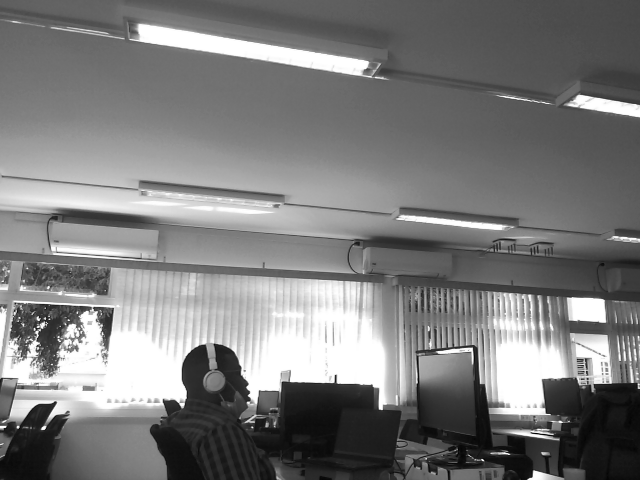
#> input picture Image Histogram Equalize/image_3_3.png, 640 x 480 px
$ python plot_equilize.py
#> lines starting #> are read from the running program, lines starting #| are printed output that depends on the picture
import matplotlib
import matplotlib.pyplot as plt
import numpy as np

from skimage import data, img_as_float
from skimage import exposure


matplotlib.rcParams['font.size'] = 8


def plot_img_and_hist(image, axes, bins=256):
    """Plot an image along with its histogram and cumulative histogram.

    """
    image = img_as_float(image)
    ax_img, ax_hist = axes
    ax_cdf = ax_hist.twinx()

    # Display image
    ax_img.imshow(image, cmap=plt.cm.gray)
    ax_img.set_axis_off()

    # Display histogram
    ax_hist.hist(image.ravel(), bins=bins, histtype='step', color='black')
    ax_hist.ticklabel_format(axis='y', style='scientific', scilimits=(0, 0))
    ax_hist.set_xlabel('Pixel intensity')
    ax_hist.set_xlim(0, 1)
    ax_hist.set_yticks([])

    # Display cumulative distribution
    img_cdf, bins = exposure.cumulative_distribution(image, bins)
    ax_cdf.plot(bins, img_cdf, 'r')
    ax_cdf.set_yticks([])

    return ax_img, ax_hist, ax_cdf


from skimage import io
# Load an example image
img = io.imread('image_3_3.png')
#> img is the input picture: shape (480, 640, 3); min 0, max 255, mean 124.2
print(type(img))
#| <class 'numpy.ndarray'>

# Contrast stretching
p2, p98 = np.percentile(img, (2, 98))
#> p2 = 16; p98 = 255
img_rescale = exposure.rescale_intensity(img, in_range=(p2, p98))

# Equalization
img_eq = exposure.equalize_hist(img)
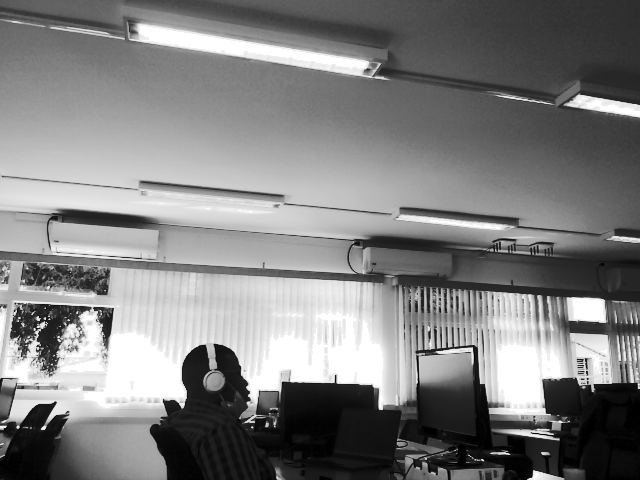
#> img_eq: shape (480, 640, 3) float64; min 6.51e-06, max 1, mean 0.504

# Adaptive Equalization
img_adapteq = exposure.equalize_adapthist(img, clip_limit=0.03)
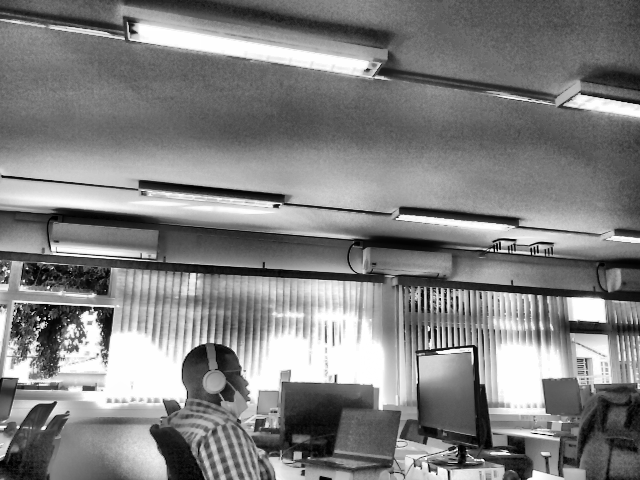
#> img_adapteq: shape (480, 640, 3) float64; min 0, max 1, mean 0.51

# Display results
fig = plt.figure(figsize=(8, 5))
axes = np.zeros((2, 4), dtype=np.object)
axes[0, 0] = fig.add_subplot(2, 4, 1)
for i in range(1, 4):
    axes[0, i] = fig.add_subplot(2, 4, 1+i, sharex=axes[0,0], sharey=axes[0,0])
for i in range(0, 4):
    axes[1, i] = fig.add_subplot(2, 4, 5+i)

ax_img, ax_hist, ax_cdf = plot_img_and_hist(img, axes[:, 0])
#> in plot_img_and_hist, `img_cdf, bins = exposure.cumulative_distribution(image, bins)`: img_cdf = 256 values from 6.51e-06 to 1; bins = 256 values from 0.00195 to 0.998
ax_img.set_title('Low contrast image')

y_min, y_max = ax_hist.get_ylim()
#> y_min = 0; y_max = 53162.6
ax_hist.set_ylabel('Number of pixels')
ax_hist.set_yticks(np.linspace(0, y_max, 5))

ax_img, ax_hist, ax_cdf = plot_img_and_hist(img_rescale, axes[:, 1])
ax_img.set_title('Contrast stretching')

ax_img, ax_hist, ax_cdf = plot_img_and_hist(img_eq, axes[:, 2])
ax_img.set_title('Histogram equalization')

ax_img, ax_hist, ax_cdf = plot_img_and_hist(img_adapteq, axes[:, 3])
ax_img.set_title('Adaptive equalization')

ax_cdf.set_ylabel('Fraction of total intensity')
ax_cdf.set_yticks(np.linspace(0, 1, 5))

# prevent overlap of y-axis labels
fig.tight_layout()
plt.show()
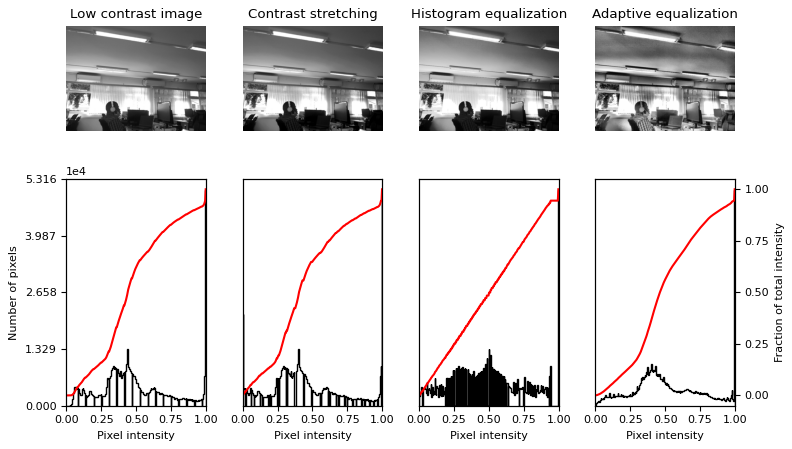
#> figure drawn by matplotlib, 12 panels; panel 12: curve peaks at x = 0.998, y = 1
